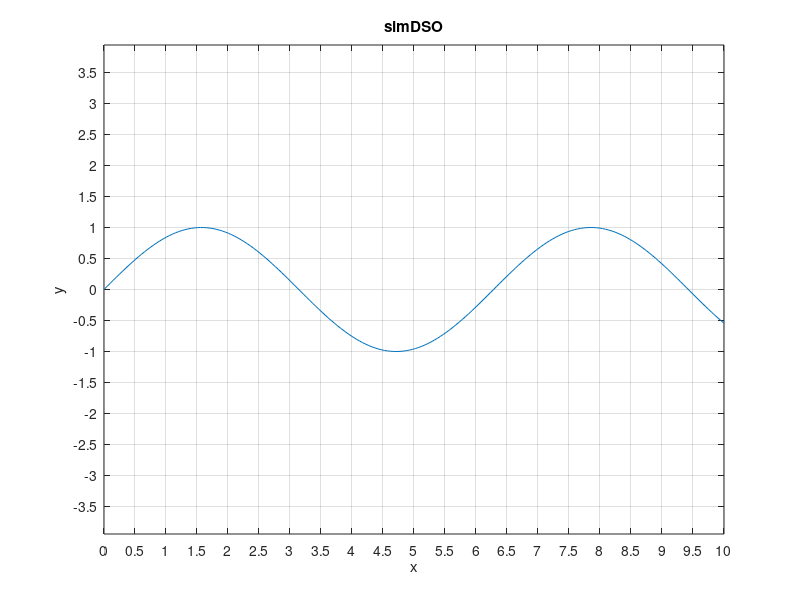

Reproduce this figure in MATLAB. (Note: this script raises an error after producing the figure.)
%Refresh Data

clc
clear

x=linspace(0,10,200);
y=sin(x);
figure(1)
p=plot(x,y);
set(gca, 'XTick',[0:0.5:10]);
set(gca,'YTick',[-5:0.5:5])
grid on
box on
axis equal
title('simDSO')
xlabel('x')
ylabel('y')
%% 
    i=2;
    p.XDataSource = 'x';
    p.YDataSource = 'y';
    y = sin(x+(pi/4)*i);
    refreshdata


%% 
tic;
previousTime=toc;
i=0;
fprintf('Start\n')
while(1)
    dev=toc-previousTime;
    if dev>=1
        %fprintf('%i: ',i);
        %fprintf('%.4f\t',dev);
        %fprintf('%.4f\n',previousTime);
        previousTime=toc;
        p.XDataSource = 'x';
        p.YDataSource = 'y';
        y = sin(x+(pi/4)*i);
        refreshdata
        pause(0.1)
        i=i+1;
    end
end

%% 
clc
clear

x = 0:0.1:3*pi;
y = 0.5*sin(x)+1;
plot(x,y);
hold on;
h = 0;

for i = 1:10
    y = i*sin(x)+1;
    h = plot(x,y);
    pause(0.1);
    delete(h);
end

    